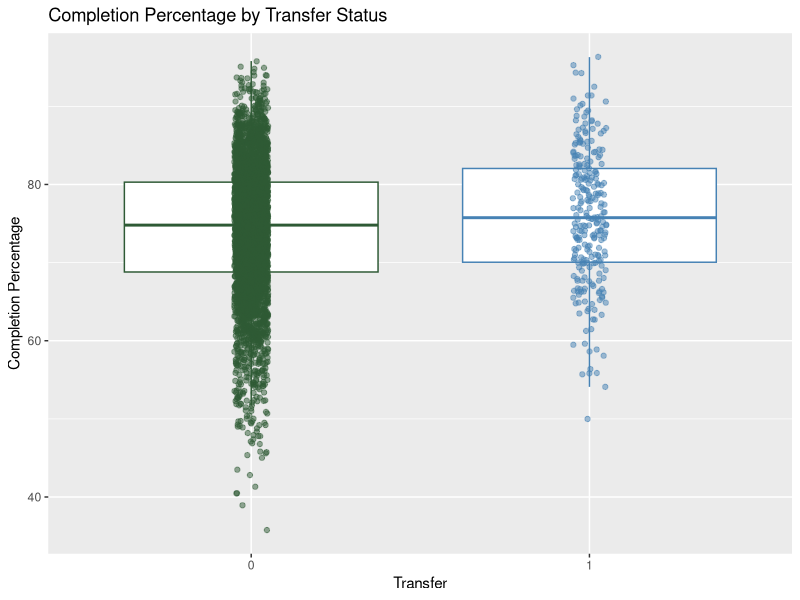
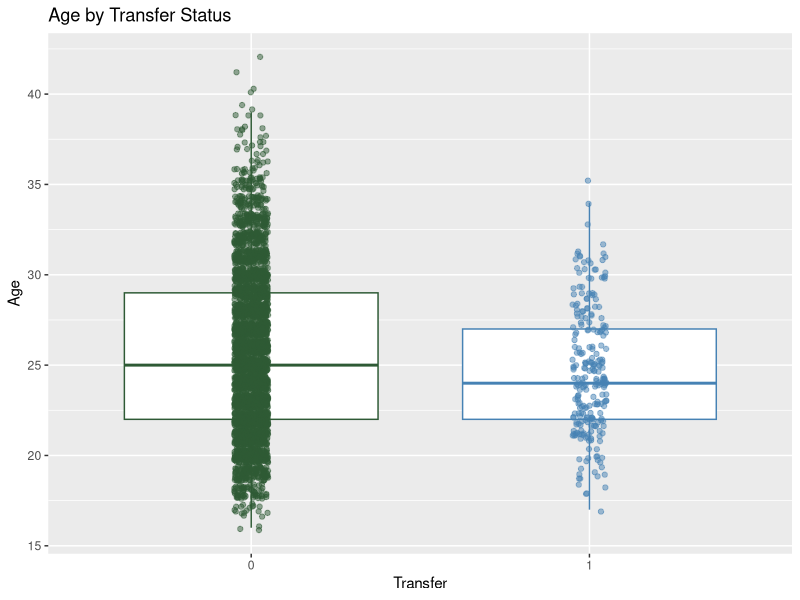

These charts were generated, in order, by the following R code:
## ---- chunk 1
library(dplyr)

library(knitr)

library(ggplot2)
## ---- chunk 2
transfer <- read.csv("csv/transfer_dataset_final.csv")
transfer_1 <- transfer %>%

  filter(transfer == 1)

transfer_0 <- transfer %>%

  filter(transfer == 0)

## ---- chunk 3
sum(transfer$cmp_percent == transfer$cmp_percent_2) ## Variables are equal
## ---- chunk 4
transfer <- transfer %>%
  mutate(avg_cmp = (cmp_percent + cmp_percent_3 + cmp_percent_4 + cmp_percent_5)/4) %>%
  transform(transfer = factor(transfer))
## ---- chunk 5
ggplot(transfer, aes(x=transfer , y=cmp_percent)) +
geom_boxplot(aes(color = transfer), outlier.colour = NA, position = "dodge") +
geom_jitter(aes(color = transfer, x = transfer),
position = position_jitter(width = .05), alpha = 0.5) +
scale_color_manual(values = c("#2E5A35", "steelblue")) +
xlab("Transfer") +
ylab("Completion Percentage") +
ggtitle("Completion Percentage by Transfer Status") +
theme(legend.position="none")
## ---- chunk 6
ggplot(transfer, aes(x=transfer , y=age)) +
geom_boxplot(aes(color = transfer), outlier.colour = NA, position = "dodge") +
geom_jitter(aes(color = transfer, x = transfer),
position = position_jitter(width = .05), alpha = 0.5) +
scale_color_manual(values = c("#2E5A35", "steelblue")) +
xlab("Transfer") +
ylab("Age") +
ggtitle("Age by Transfer Status") +
theme(legend.position="none")
